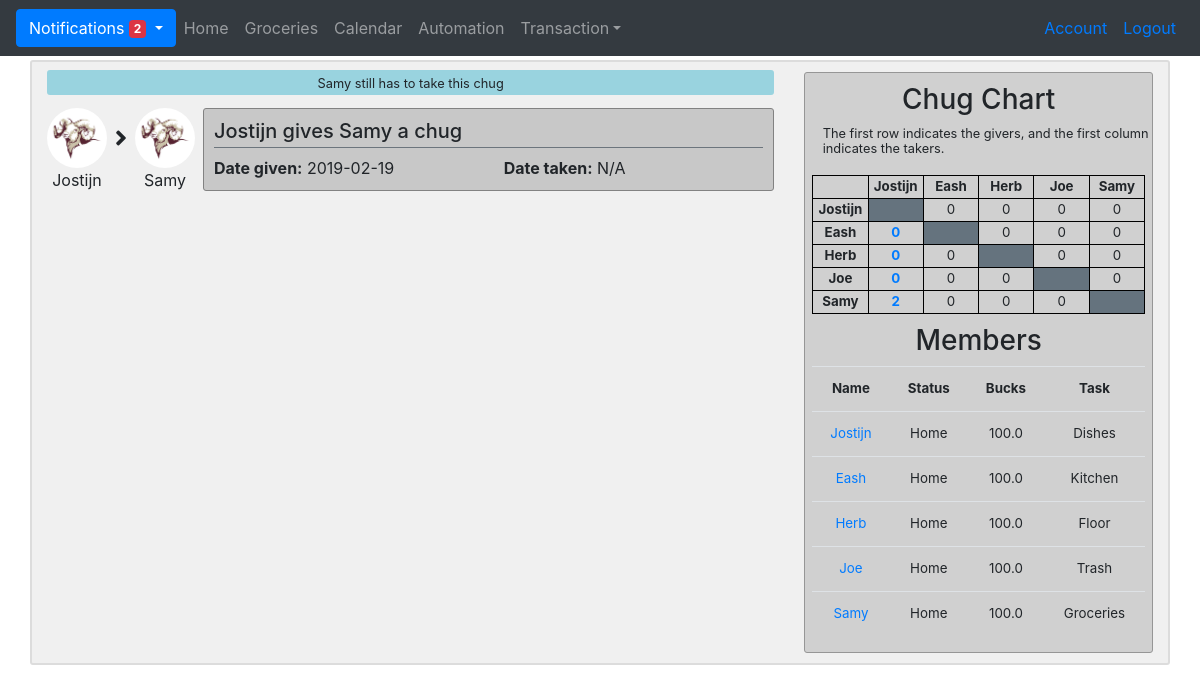
The page /chug/id/1 (signed in) on the database its author committed.
### G_app/models.py (models this page shows, shortened)
class User(db.Model, UserMixin):
    id = db.Column(db.Integer, primary_key = True)
    username = db.Column(db.String(20), unique=True, nullable=False)
    name = db.Column(db.String, nullable=False)
    email = db.Column(db.String(120), unique=True, nullable=False)
    image = db.Column(db.String(20), nullable=False, default='default.jpg')
    password = db.Column(db.String(60), nullable=False)
    status = db.Column(db.String, nullable=False)
    bucks = db.Column(db.Float, nullable=False)
    task = db.Column(db.String, nullable=False)
    done_weekly_vote = db.Column(db.Boolean, nullable=False, default=False)
    posts = db.relationship('Post', backref='author', lazy=True, foreign_keys='Post.id_user')
    posts_targeted = db.relationship('Post', backref='target', lazy=True, foreign_keys='Post.id_target')
    chugs_give = db.relationship('Chug', backref='giver', lazy=True, foreign_keys='Chug.id_giver')
    chugs_take = db.relationship('Chug', backref='taker', lazy=True, foreign_keys='Chug.id_taker')
    notifications = db.relationship('Notification', backref='target', lazy=True)
    payments_made = db.relationship('Transaction', backref='payer', lazy=True, foreign_keys='Transaction.id_payer')
    payments_received = db.relationship('Transaction', backref='payee', lazy=True, foreign_keys='Transaction.id_payee')
    challenges_made =  db.relationship('Challenge', backref='challenger', lazy=True, foreign_keys='Challenge.id_challenger')
    challenges_received =  db.relationship('Challenge', backref='challengee', lazy=True, foreign_keys='Challenge.id_challengee')
    bets_made =  db.relationship('Bet', backref='bookmaker', lazy=True, foreign_keys='Bet.id_bookmaker')
    bets_taken =  db.relationship('Bet', backref='bettaker', lazy=True, foreign_keys='Bet.id_bettaker')
    comments = db.relationship('Comment', backref='commenter', lazy=True)
    votes_made = db.relationship('Vote', backref='voter', lazy=True, foreign_keys='Vote.id_voter')
    votes_received = db.relationship('Vote', backref='candidate', lazy=True, foreign_keys='Vote.id_candidate')
    weekly_votes = db.relationship('WeeklyVote', backref='subject', lazy=True, foreign_keys='WeeklyVote.id_subject')
    def new_notifications(self):
        return Notification.query.filter_by(user_id=self.id, seen=False).all()

class Chug(db.Model):
    id = db.Column(db.Integer, primary_key = True)
    title = db.Column(db.String(100), nullable=False, default='CHUG GIVEN!')
    date_given = db.Column(db.DateTime, nullable=False, default=datetime.utcnow)
    date_taken = db.Column(db.DateTime)
    active = db.Column(db.Boolean, nullable=False, default=True)
    accepted = db.Column(db.Boolean, nullable=False, default=False)
    taken = db.Column(db.Boolean, nullable=False, default=False)
    id_taker = db.Column(db.Integer, db.ForeignKey('user.id'), nullable=False)
    id_giver = db.Column(db.Integer, db.ForeignKey('user.id'), nullable=False)

### G_app/users/routes.py (the view)
@users.route("/chug/id/<int:chug_id>")
@login_required
def chug(chug_id):
    chug = Chug.query.get_or_404(chug_id)
    return render_template('chug.html', chug=chug, chug_price=chug_price())

### G_app/models.py (called while the page is built)
@login_manager.user_loader
def load_user(user_id):
    return User.query.get(int(user_id))

### G_app/users/routes.py (called while the page is built)
@users.context_processor
def context_processor():
    chug = chug_matrix()
    members=member_ls()
    return dict(chug_matrix=chug, members=members)

### G_app/users/utils.py (called while the page is built)
def member_ls():
    members = User.query.all()
    members.pop(5)
    return members

def chug_matrix():
    matrix = [
        [None, 0, 0, 0, 0],
        [0, None, 0, 0, 0],
        [0, 0, None, 0, 0],
        [0, 0, 0, None, 0],
        [0, 0, 0, 0, None]
    ]
    chugs_to_be_taken = Chug.query.filter(Chug.active==True, Chug.accepted==True).all()
    for chug in chugs_to_be_taken:
        matrix[chug.id_taker - 1][chug.id_giver - 1] += 1
    return matrix

def chug_price():
    total = Total.query.order_by(Total.date.desc()).first()
    if not total:
        total = 500
    return 0.1*total

### G_app/templates/chug.html (shortened to what this page needs)
{% extends "layout.html" %}
  {% block content %}
    {% if chug.active and not chug.accepted %}
      {% set status = "The chug has been given but " + chug.taker.username + " hasn't accepted yet." %}
      {% set to_accept = 1 %}
    {% elif chug.active and chug.accepted %}
      {% set status = chug.taker.username + " still has to take this chug" %}
      {% set to_accept = 0 %}
    {% elif chug.taken %}
      {% set status = chug.taker.username + " has taken this chug" %}
      {% set to_accept = 0 %}
    {% else %}
      {% set status = chug.taker.username + " has defended this chug by spending ₲₲₲" %}
      {% set to_accept = 0 %}
    {% endif %}
    <div class="row">
      <div class="col-12 mt-2" align="center">
        <div class="indicator-row" id="blue">
          <small class="status">{{ status }}</small>
        </div>
      </div>
    </div>
    <div class="media mt-2">
      <figure class="mr-2" align="center">
        <img class="rounded-circle account-img" id="small" src="{{ url_for('static', filename='profile_pics/' + chug.giver.image) }}" alt="user_image">
        <figcaption>{{ chug.giver.username }}</figcaption>
      </figure>
      <i class="fas fa-angle-right mr-2 right-arrow"></i>
      <figure class="mr-2" align="center">
        <img class="rounded-circle account-img" id="small" src="{{ url_for('static', filename='profile_pics/' + chug.taker.image) }}" alt="user_image">
        <figcaption>{{ chug.taker.username }}</figcaption>
      </figure>
      <div class="media-body">
        <div class="bet-section">
          <h5 class="border-bottom border-secondary pb-1">{{ chug.title }}</h5>
          <div class="row">
            <div class="col-md-6">
              <strong>Date given:</strong>
              {{ chug.date_given.date() }}
            </div>
            <div class="col-md-6">
              <strong>Date taken:</strong>
              {% if chug.date_taken %}
                {{ chug.date_taker.date() }}
              {% else %}
                N/A
              {% endif %}
            </div>
          </div>
        </div>
      </div>
    </div>
  {% endblock %}

### G_app/templates/layout.html (shortened to what this page needs)
<!DOCTYPE html>
<html>
  <head>
    <link rel="stylesheet" href="https://stackpath.bootstrapcdn.com/bootstrap/4.2.1/css/bootstrap.min.css">
    <link rel='stylesheet' href='https://use.fontawesome.com/releases/v5.7.0/css/all.css'>
    <link rel="stylesheet" type="text/css" href="{{ url_for('static', filename='main.css') }}">
  </head>
  <body style="background-image: url('{{ url_for('static', filename='images/our_goat.jpg') }}')">
    <div class="container d-none d-sm-block">
      <nav class="navbar bg-dark navbar-expand navbar-dark fixed-top">
        {% if current_user.is_authenticated %}
          {% set new_notifications = current_user.new_notifications()|length %}
          <div class="dropdown">
            <button class="btn btn-primary dropdown-toggle" id="notification-toggle" onclick="update_notification_list('{{ url_for('main.your_notifications', user_id=current_user.id) }}')" type="button" data-toggle="dropdown">Notifications
              <span id="notification-badge" class="badge badge-danger"
              style="visibility: {{ 'visible' if new_notifications > 0 else 'hidden' }}">
                {{ new_notifications }}
              </span>
            </button>
          </div>
            {% set new_notifications = current_user.new_notifications()|length %}
          <ul class="navbar-nav mr-auto">
            <li class={% block home_active %}{% endblock %}><a class="nav-link" href="{{ url_for('main.home') }}">Home</a></li>
            <li class={% block groceries_active %}{% endblock %}><a class="nav-link" href="{{ url_for('main.groceries') }}">Groceries</a></li>
            <li class={% block calendar_active %}{% endblock %}><a class="nav-link" href=#>Calendar</a></li>
            <li class={% block automation_active %}{% endblock %}><a class="nav-link" href=#>Automation</a></li>
            <li class="nav-item dropdown">
              <a class="nav-link dropdown-toggle" href="#" id="navbardrop" data-toggle="dropdown">Transaction</a>
            </li>
          </ul>
        {% endif %}
        <ul class="navbar-nav ml-auto">
          {% if current_user.is_authenticated %}
            <li class="nav-item"><a class="nav-link text-primary" href="{{ url_for('users.account') }}">Account</a></li>
            <li class="nav-item"><a class="nav-link text-primary" href="{{ url_for('users.logout') }}">Logout</a></li>
          {% else %}
            <li class="nav-item"><a class="nav-link text-primary" href="{{ url_for('users.login') }}">Login</a></li>
          {% endif %}
        </ul>
      </nav>
    </div>
    <div class="container d-none d-sm-block mb-3" id="main" style="margin-top:60px">
      <div class="row">
        <div class="col-lg-8">
            {% block content %}
            {% endblock %}
          </div>
        <div class="col-lg-4">
          {% if current_user.is_authenticated %}
            <div class="sidebar">
              <h3 style="margin-top:10px">Chug Chart</h3>
              <div class="sidebar-info">
                <small>The first row indicates the givers, and the first column indicates the takers.</small>
              </div>
              <table id="chug">
                <tr>
                  <th id="chug"></th>
                  {% for member in members %}
                    <th id="chug">{{ member.username }}</th>
                  {% endfor %}
                </tr>
                {% for row in range(5) %}
                  <tr>
                    <th id="chug">{{members[row].username}}</th>
                    {% for col in range(5) %}
                      {% if chug_matrix[row][col] != None %}
                        <td id="chug">
                          {% if current_user.id == col + 1 %}
                            <a  href="#"
                                data-html="true"
                                data-trigger="focus"
                                data-toggle="popover"
                                title="Add/remove chug"
                                data-content="
                                  <div class='row'>
                                    <div class='col-6' align='center'>
                                      <a href='{{ url_for('users.profile', username=members[row].username) }}' class='btn btn-outline-primary'>
                                        <i class='fas fa-plus'></i>
                                      </a>
                                    </div>
                                    <div class='col-6' align='center'>
                                      <button class='btn btn-outline-primary' onclick='showDecreaseModal({{ row }}, {{ col }}, {{ chug_matrix[row][col] }})'>
                                        <i class='fas fa-minus'></i>
                                      </button>
                                    </div>
                                  </div>
                                  ">
                              <strong>{{ chug_matrix[row][col] }}</strong>
                            </a>
                          {% else %}
                            {{ chug_matrix[row][col] }}
                          {% endif %}
                      {% else %}
                        <td id="chug" bgcolor="#65737e"></td>
                      {% endif %}
                    {% endfor %}
                  </tr>
                {% endfor %}
              </table>
              <h3 style="margin-top:10px">Members</h3>
              <table class="table" id="members">
                <tr>
                  <th>Name</th>
                  <th>Status</th>
                  <th>Bucks</th>
                  <th>Task</th>
                </tr>
                {% for member in members %}
                  <tr>
                    <td><a href="{{ url_for('users.profile', username=member.username) }}">{{ member.username }}</a></td>
                    <td>{{ member.status }}</td>
                    <td>{{ member.bucks }}</td>
                    <td>{{ member.task }}</td>
                  </tr>
                {% endfor %}
              </table>
            </div>
          {% endif %}
        </div>
      </div>
    </div>
  </body>
</html>

### G_app/static/main.css (style rules this page uses)
body { background-size: cover; }
.container#main { background-color: rgba(230, 230, 230, 0.6); border: 2px solid rgb(220, 220, 220); border-radius: 3px; width: 100%; }
.bet-section { background-color: rgb(200, 200, 200); border: 0.5px solid rgb(130, 130, 130); border-radius: 3px; padding: 10px; }
.indicator-row { height: 25px; width: 100%; border-radius: 3px; margin-bottom: 5px; }
#blue { background-color: rgb(153, 211, 223); }
.account-img { height: 100px; width: 100px; margin-right: 2%; }
.account-img#small { height: 60px; width: 60px; }
.right-arrow { margin-top: 18px; font-size: 24px; }
.sidebar { text-align: center; background-color: rgba(200, 200, 200, 0.8); border: 0.5px solid rgb(150, 150, 150); border-radius: 3px; margin-top: 3%; margin-bottom: 3%; }
.sidebar-info { line-height: 0.95; text-align: left; margin-left: 5%; }
table#members { width: 96%; margin-left: 2%; margin-right: 2%; font-size: 10pt; }
table#chug { ; width: 96%; margin-left: 2%; margin-right: 2%; table-layout: fixed; font-size: 10pt; margin-top: 20px; }
table#chug, th#chug, td#chug { border: 1px solid black; }

### rows shown on the page
User: image (placeholder picture), giver.username "Jostijn", username "Jostijn", username "Jostijn", status "Home", bucks "100.0", task "Dishes"
User: image (placeholder picture), taker.username "Samy", username "Samy", username "Samy", status "Home", bucks "100.0", task "Groceries"
Chug: title "Jostijn gives Samy a chug", date_given "2019-02-19"
User: username "Eash", username "Eash", status "Home", bucks "100.0", task "Kitchen"
User: username "Herb", username "Herb", status "Home", bucks "100.0", task "Floor"
User: username "Joe", username "Joe", status "Home", bucks "100.0", task "Trash"

### other values the page prints
{{ new_notifications }} "2"
{{ status }} "Samy still has to take this chug"
{{ chug_matrix[row][col] }} "0" "0" "0" "0" "0" "0" "0" "0" "0" "0" "0" "0" "0" "0" "0" "0"
{{ chug_matrix[row][col] }} "0" "0" "0" "2"
